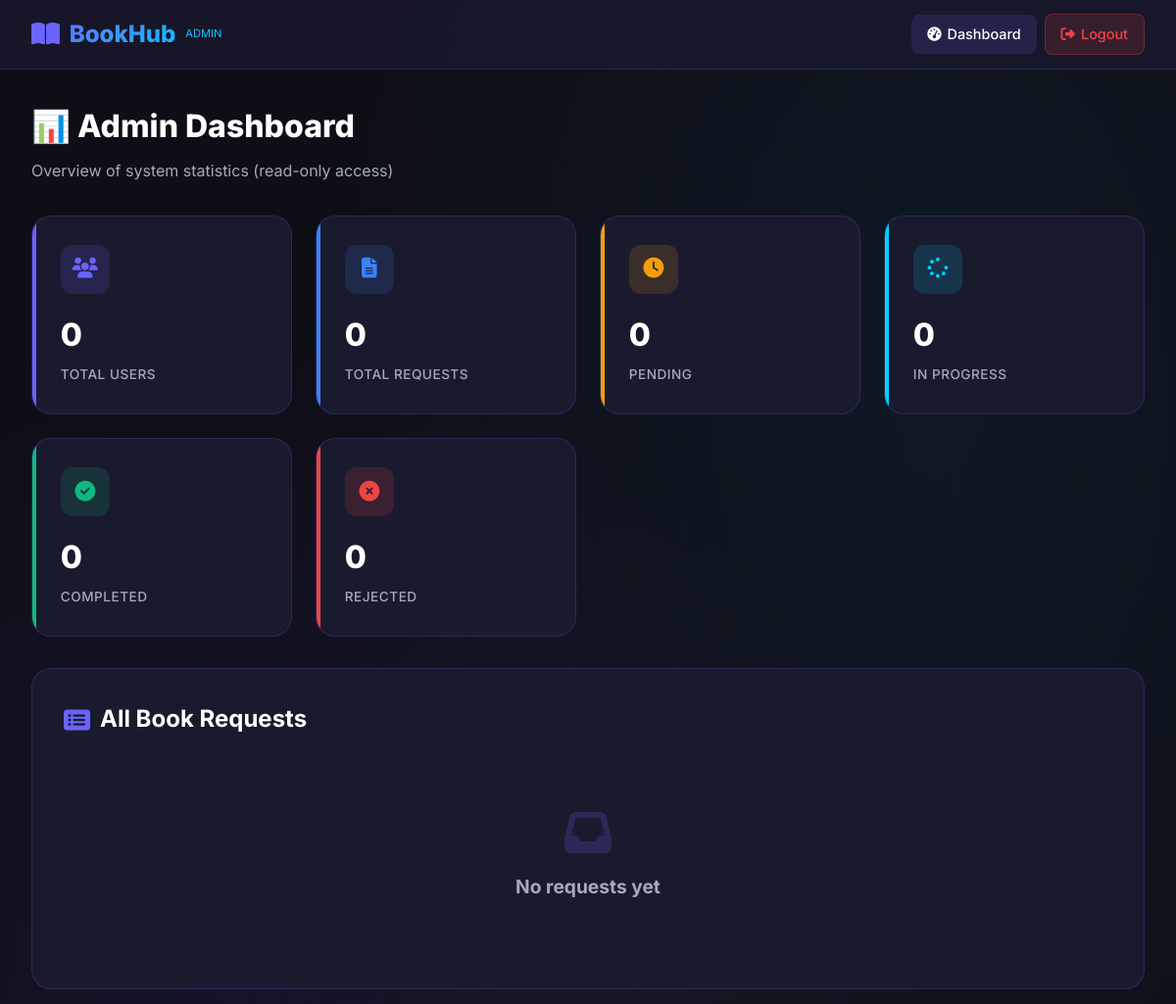
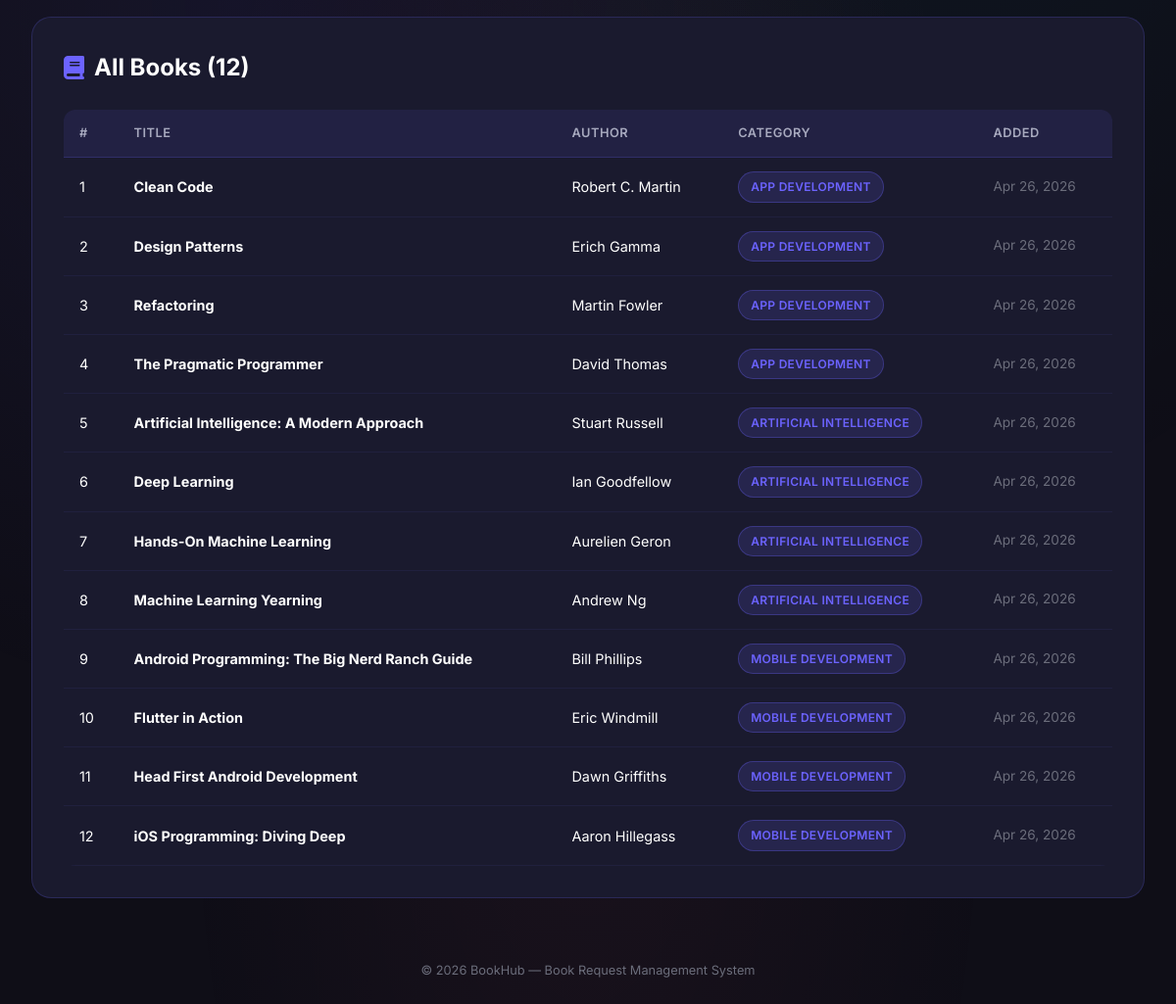
The page /admin/dashboard.php (signed in) on the database its author committed (2 pictures, top to bottom).
### tables this page shows
CREATE TABLE IF NOT EXISTS books (
    id INT AUTO_INCREMENT PRIMARY KEY,
    title VARCHAR(500) NOT NULL,
    author VARCHAR(500) DEFAULT 'Unknown',
    category VARCHAR(100) NOT NULL,
    created_at TIMESTAMP DEFAULT CURRENT_TIMESTAMP,
    UNIQUE KEY unique_book (title(255), author(255), category)
);

### includes/auth.php (called while the page is built, shortened)
<?php
function e($string) {
    return htmlspecialchars($string, ENT_QUOTES, 'UTF-8');
}
?>

### admin/dashboard.php (the view, shortened to what this page needs)
<?php
require_once __DIR__ . '/../includes/auth.php';
$pdo = getDBConnection();
try {
    $totalUsers = $pdo->query("SELECT COUNT(*) FROM users")->fetchColumn();
    $totalRequests = $pdo->query("SELECT COUNT(*) FROM book_requests")->fetchColumn();
    $inProgress = $pdo->query("SELECT COUNT(*) FROM book_requests WHERE status = 'In Progress'")->fetchColumn();
    $completed = $pdo->query("SELECT COUNT(*) FROM book_requests WHERE status = 'Completed'")->fetchColumn();
    $pending = $pdo->query("SELECT COUNT(*) FROM book_requests WHERE status = 'Pending'")->fetchColumn();
    $rejected = $pdo->query("SELECT COUNT(*) FROM book_requests WHERE status = 'Rejected'")->fetchColumn();
    $totalBooks = $pdo->query("SELECT COUNT(*) FROM books")->fetchColumn();
} catch (PDOException $e) {
    error_log("Admin Dashboard Error: " . $e->getMessage());
    $totalUsers = $totalRequests = $inProgress = $completed = $pending = $rejected = $totalBooks = 0;
}
try {
    $stmt = $pdo->query("
        SELECT br.id, br.status, br.category, br.created_at, b.title, b.author, u.username, u.email
        FROM book_requests br
        JOIN books b ON br.book_id = b.id
        JOIN users u ON br.user_id = u.id
        ORDER BY br.created_at DESC
    ");
    $requests = $stmt->fetchAll();
} catch (PDOException $e) {
    error_log("Fetch Requests Error: " . $e->getMessage());
    $requests = [];
}
try {
    $stmtBooks = $pdo->query("SELECT id, title, author, category, created_at FROM books ORDER BY category ASC, title ASC");
    $books = $stmtBooks->fetchAll();
} catch (PDOException $e) {
    error_log("Fetch Books Error: " . $e->getMessage());
    $books = [];
}
include __DIR__ . '/../includes/header.php';
?>
<nav class="navbar">
    <div class="navbar-inner">
        <a href="../index.php" class="navbar-brand"><i class="fas fa-book-open"></i> BookHub <span style="font-size:0.7rem; color:var(--accent); font-weight:400;">ADMIN</span></a>
        <ul class="navbar-links">
            <li><a href="dashboard.php" class="active"><i class="fas fa-tachometer-alt"></i> Dashboard</a></li>
            <li><a href="../logout.php" class="btn-logout"><i class="fas fa-sign-out-alt"></i> Logout</a></li>
        </ul>
    </div>
</nav>
<div class="main-container">
    <div class="page-header">
        <h1>📊 Admin Dashboard</h1>
        <p>Overview of system statistics (read-only access)</p>
    </div>
    <div class="stats-grid">
        <div class="stat-card purple">
            <div class="stat-icon"><i class="fas fa-users"></i></div>
            <div class="stat-value"><?php echo $totalUsers; ?></div>
            <div class="stat-label">Total Users</div>
        </div>
        <div class="stat-card blue">
            <div class="stat-icon"><i class="fas fa-file-alt"></i></div>
            <div class="stat-value"><?php echo $totalRequests; ?></div>
            <div class="stat-label">Total Requests</div>
        </div>
        <div class="stat-card orange">
            <div class="stat-icon"><i class="fas fa-clock"></i></div>
            <div class="stat-value"><?php echo $pending; ?></div>
            <div class="stat-label">Pending</div>
        </div>
        <div class="stat-card cyan">
            <div class="stat-icon"><i class="fas fa-spinner"></i></div>
            <div class="stat-value"><?php echo $inProgress; ?></div>
            <div class="stat-label">In Progress</div>
        </div>
        <div class="stat-card green">
            <div class="stat-icon"><i class="fas fa-check-circle"></i></div>
            <div class="stat-value"><?php echo $completed; ?></div>
            <div class="stat-label">Completed</div>
        </div>
        <div class="stat-card red">
            <div class="stat-icon"><i class="fas fa-times-circle"></i></div>
            <div class="stat-value"><?php echo $rejected; ?></div>
            <div class="stat-label">Rejected</div>
        </div>
    </div>
    <div class="card" style="margin-bottom:2rem;">
        <div class="card-header"><h2><i class="fas fa-list-alt"></i> All Book Requests</h2></div>
        <?php if (empty($requests)): ?>
            <div class="empty-state"><i class="fas fa-inbox"></i><h3>No requests yet</h3></div>
        <?php endif; ?>
    </div>
    <div class="card">
        <div class="card-header"><h2><i class="fas fa-book"></i> All Books (<?php echo $totalBooks; ?>)</h2></div>
        <?php if (empty($books)): ?>
            <div class="empty-state"><i class="fas fa-book-open"></i><h3>No books in database</h3></div>
        <?php else: ?>
            <div class="table-wrapper">
                <table>
                    <thead>
                        <tr><th>#</th><th>Title</th><th>Author</th><th>Category</th><th>Added</th></tr>
                    </thead>
                    <tbody>
                        <?php foreach ($books as $i => $book): ?>
                            <tr>
                                <td><?php echo $i + 1; ?></td>
                                <td><strong><?php echo e($book['title']); ?></strong></td>
                                <td><?php echo e($book['author']); ?></td>
                                <td><span class="badge badge-user"><?php echo e($book['category']); ?></span></td>
                                <td style="font-size:0.85rem; color:var(--text-muted);"><?php echo date('M d, Y', strtotime($book['created_at'])); ?></td>
                            </tr>
                        <?php endforeach; ?>
                    </tbody>
                </table>
            </div>
        <?php endif; ?>
    </div>
</div>
<?php include __DIR__ . '/../includes/footer.php'; ?>

### includes/header.php (shortened to what this page needs)
<!DOCTYPE html>
<html lang="en">
<head>
    <link href="https://cdnjs.cloudflare.com/ajax/libs/font-awesome/6.4.0/css/all.min.css" rel="stylesheet">
</head>
<body>

### includes/footer.php
    <footer style="text-align:center; padding:2rem; color:var(--text-muted); font-size:0.8rem; position:relative; z-index:1;">
        <p>&copy; <?php echo date('Y'); ?> BookHub — Book Request Management System</p>
    </footer>
</body>
</html>

### rows shown on the page
books: title "Clean Code", author "Robert C. Martin", category "APP DEVELOPMENT", created_at "Apr 26, 2026"
books: title "Design Patterns", author "Erich Gamma", category "APP DEVELOPMENT", created_at "Apr 26, 2026"
books: title "Refactoring", author "Martin Fowler", category "APP DEVELOPMENT", created_at "Apr 26, 2026"
books: title "The Pragmatic Programmer", author "David Thomas", category "APP DEVELOPMENT", created_at "Apr 26, 2026"
books: title "Artificial Intelligence: A Modern Approach", author "Stuart Russell", category "ARTIFICIAL INTELLIGENCE", created_at "Apr 26, 2026"
books: title "Deep Learning", author "Ian Goodfellow", category "ARTIFICIAL INTELLIGENCE", created_at "Apr 26, 2026"
books: title "Hands-On Machine Learning", author "Aurelien Geron", category "ARTIFICIAL INTELLIGENCE", created_at "Apr 26, 2026"
books: title "Machine Learning Yearning", author "Andrew Ng", category "ARTIFICIAL INTELLIGENCE", created_at "Apr 26, 2026"
books: title "Android Programming: The Big Nerd Ranch Guide", author "Bill Phillips", category "MOBILE DEVELOPMENT", created_at "Apr 26, 2026"
books: title "Flutter in Action", author "Eric Windmill", category "MOBILE DEVELOPMENT", created_at "Apr 26, 2026"
books: title "Head First Android Development", author "Dawn Griffiths", category "MOBILE DEVELOPMENT", created_at "Apr 26, 2026"
books: title "iOS Programming: Diving Deep", author "Aaron Hillegass", category "MOBILE DEVELOPMENT", created_at "Apr 26, 2026"

### other values the page prints
$totalUsers "0"
$totalRequests "0"
$pending "0"
$inProgress "0"
$completed "0"
$rejected "0"
$totalBooks "12"
